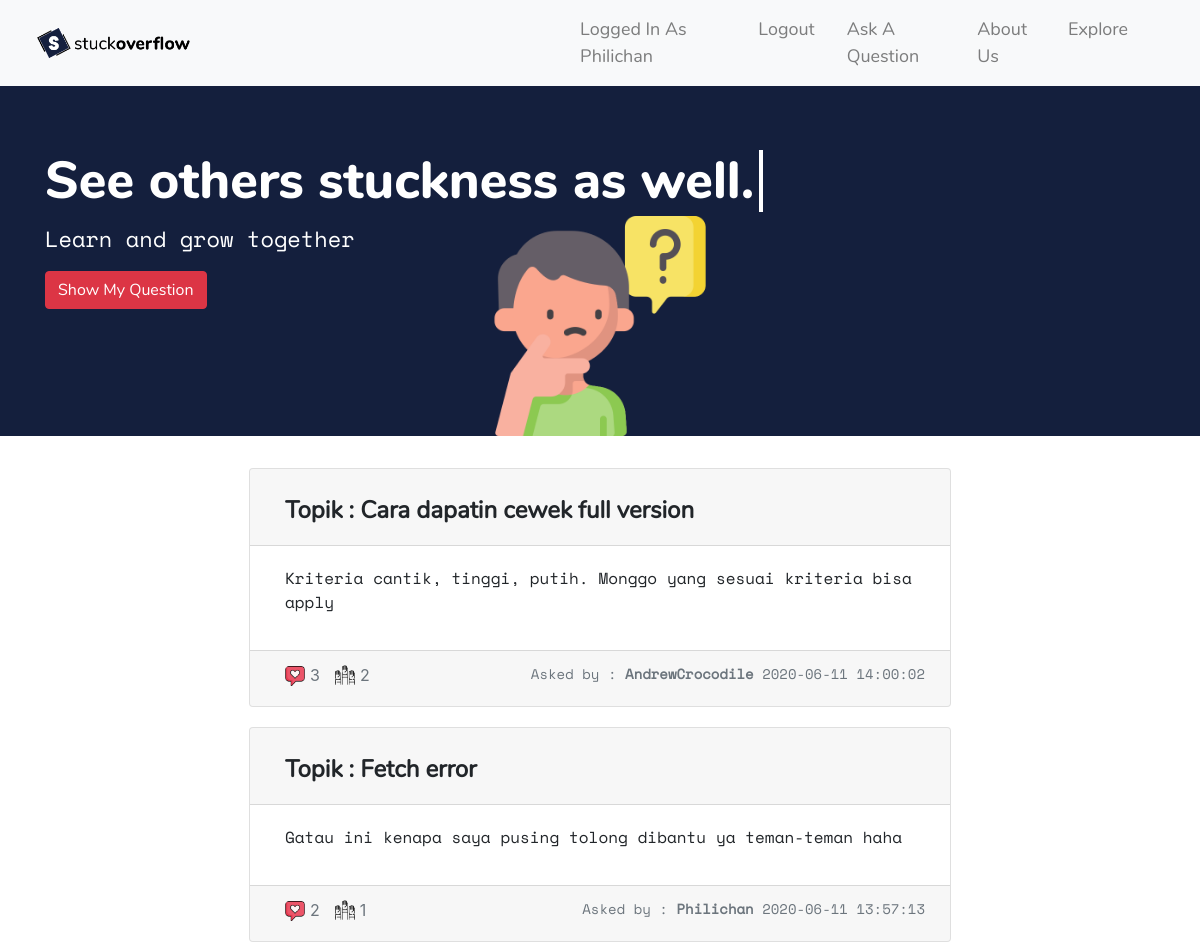
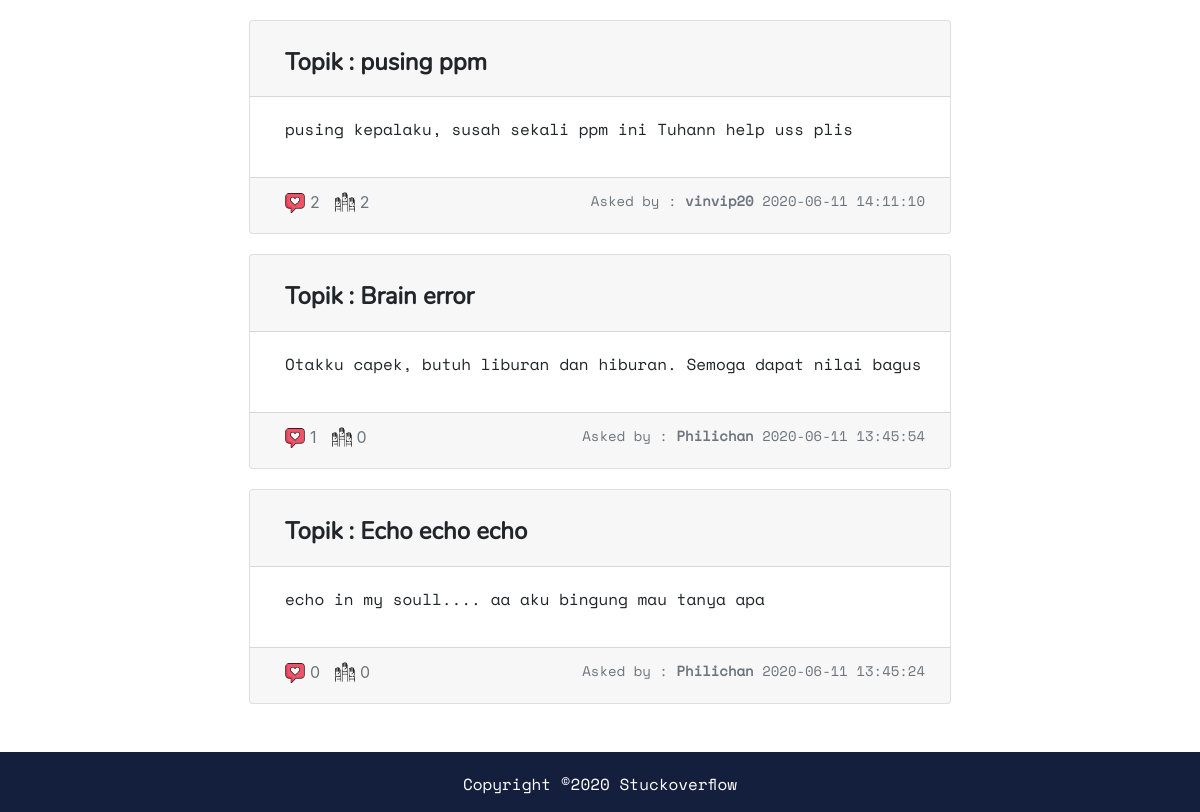
Screenshot of /home.php (signed in) with the database file from the repository (2 pictures, top to bottom).
### tables this page shows
CREATE TABLE `questions` (
  `id` int(11) NOT NULL,
  `topik` text NOT NULL,
  `isi` text NOT NULL,
  `likes` int(11) NOT NULL,
  `waktu` timestamp NOT NULL DEFAULT current_timestamp() ON UPDATE current_timestamp(),
  `answerscount` int(11) NOT NULL,
  `id_users` int(11) NOT NULL,
  `valid` tinyint(1) NOT NULL
);

CREATE TABLE `users` (
  `id` int(11) NOT NULL,
  `email` varchar(255) NOT NULL,
  `password` varchar(255) NOT NULL,
  `displayname` varchar(255) NOT NULL
);

### home.php (the view, shortened to what this page needs)
<!DOCTYPE html>
<html lang="en">
<head>
  <link rel="stylesheet" href="https://stackpath.bootstrapcdn.com/bootstrap/4.4.1/css/bootstrap.min.css">
  <link rel="stylesheet" type="text/css" href="css/style.css">
</head>
<body>
  <?php
  include "navbar.php";
  ?>
  <div class=" jumbotron jumbotron-fluid" id="banner" style="background-color: #141f3d; background-image:url(img/home.png);">
    <div class="container">
      <h1 class="text3">See others stuckness as well.</h1>
      <p class="text2" style="text-align: left;">Learn and grow together</p>
      <?php
      if (isset($_SESSION["login"])) {
        echo '<button class="btn btn-danger" style="font-family:NunitoLight;" id="showQuestion">Show My Question</button>';
      }
      ?>
    </div>
  </div>
  <div class="container-fluid" id="questions" style="margin-bottom: 20px; min-height: 100%;">
    <?php
    require_once("connect.php");
    $q = mysqli_query($con, "SELECT * FROM questions ORDER BY likes DESC LIMIT 10");
    if (!empty($q)) {
      while ($row = mysqli_fetch_assoc($q)) {
        echo "<div class='card text-center' style='width:60%; margin: 0 auto; margin-top: 20px;'>";
        echo "<div class='card-header'><h5 id='judultopik' style='cursor:pointer;font-family: NunitoLight; text-align:left;
        margin-top:15px; margin-left:15px;' onclick='seeQuestion(\"" . $row['id'] . "\")'><b>" . "Topik : " . $row['topik'] . "</b></h5></div>";
        echo "<div class='card-body'>";
        $words = explode(" ", $row['isi']);
        echo "<p id='isitopik'>";
        for ($i = 0; $i < 10; $i++) {
          echo $words[$i] . " ";
        }
        echo "</p></div>";
        $q2 = mysqli_query($con, "SELECT displayname FROM users WHERE id = '" . $row['id_users'] . "'");
        $row2 = mysqli_fetch_assoc($q2);
        echo "<div class='card-footer text-muted'>";
        echo "<img id='like' src='img/like.png'>";
        echo "<span id='totallike'>" . $row['likes'] . "</span>";
        echo "<img id='answer' src='img/answers.png'>";
        echo "<span id='totalanswer'>" . $row['answerscount'] . "</span>";
        echo "<p id='akhirtopik'>
        Asked by : <b>" . $row2['displayname'] . "</b>&nbsp" . $row['waktu'] . "</div></div>";
      }
    }
    ?>
  </div>
  <?php include "footer.php"; ?>
</body>
</html>

### css/style.css (style rules this page uses)
html, body { margin: 0; padding: 0; min-height: 100vh; height: 100%; }
.text2 { text-align: center; font-family: fontCode; font-size: 16px; color: white; }
.text3 { color: white; font-size: 60px; margin-bottom: 10px; overflow: hidden; white-space: nowrap; animation: type 3s steps(23); border-right: 4px solid white; width: 23ch; font-family: NunitoBold; font-size: 34px; }
#banner { height: 200px; background-repeat: no-repeat; background-position: right bottom; background-size: 120px 120px; }
#judultopik { font-size: 20px; }
#isitopik { font-size: 14px; font-family: fontCode; text-align: left; margin-left: 15px; }
#akhirtopik { text-align: right; font-family: fontCode; font-size: 10px; margin-right: 5px; margin-bottom: 10px; }
#like { width: 15px; height: 15px; float: left; margin-top: 3px; margin-left: 15px; }
#totallike { float: left; font-size: 12px; padding-left: 2px; }
#answer { width: 15px; height: 15px; float: left; margin-top: 2px; margin-left: 15px; }
#totalanswer { float: left; font-size: 12px; padding-left: 2px; }
@media (min-width: 992px) { .text2 { font-size: 22px; } }
@media (min-width: 992px) { .text3 { font-size: 52px; } }
@media (min-width: 992px) { #banner { height: 350px; background-position: bottom; background-size: 220px 220px; } }
@media (min-width: 992px) { #judultopik { font-size: 24px; } }
@media (min-width: 992px) { #isitopik { font-size: 16px; } }
@media (min-width: 992px) { #akhirtopik { font-size: 14px; } }
@media (min-width: 992px) { #like { width: 20px; height: 20px; } }
@media (min-width: 992px) { #totallike { font-size: 16px; padding-left: 5px; } }
@media (min-width: 992px) { #answer { width: 20px; height: 20px; } }
@media (min-width: 992px) { #totalanswer { font-size: 16px; padding-left: 5px; } }

### rows the page displays
questions: topik "Cara dapatin cewek full version", isi "Kriteria", isi "cantik,", isi "tinggi,", isi "putih.", isi "Monggo", isi "yang", isi "sesuai", isi "kriteria", isi "bisa", isi "apply", likes "3", answerscount "2", id_users.displayname "AndrewCrocodile", waktu "2020-06-11 14:00:02"
questions: topik "Fetch error", isi "Gatau", isi "ini", isi "kenapa", isi "saya", isi "pusing", isi "tolong", isi "dibantu", isi "ya", isi "teman-teman", isi "haha", likes "2", answerscount "1", id_users.displayname "Philichan", waktu "2020-06-11 13:57:13"
questions: topik "pusing ppm", isi "pusing", isi "kepalaku,", isi "susah", isi "sekali", isi "ppm", isi "ini", isi "Tuhann", isi "help", isi "uss", isi "plis", likes "2", answerscount "2", id_users.displayname "vinvip20", waktu "2020-06-11 14:11:10"
questions: topik "Brain error", isi "Otakku", isi "capek,", isi "butuh", isi "liburan", isi "dan", isi "hiburan.", isi "Semoga", isi "dapat", isi "nilai", isi "bagus", likes "1", answerscount "0", id_users.displayname "Philichan", waktu "2020-06-11 13:45:54"
questions: topik "Echo echo echo", isi "echo", isi "in", isi "my", isi "soull....", isi "aa", isi "aku", isi "bingung", isi "mau", isi "tanya", isi "apa", likes "0", answerscount "0", id_users.displayname "Philichan", waktu "2020-06-11 13:45:24"

### other values shown
$_SESSION["dispname"] "Philichan"
